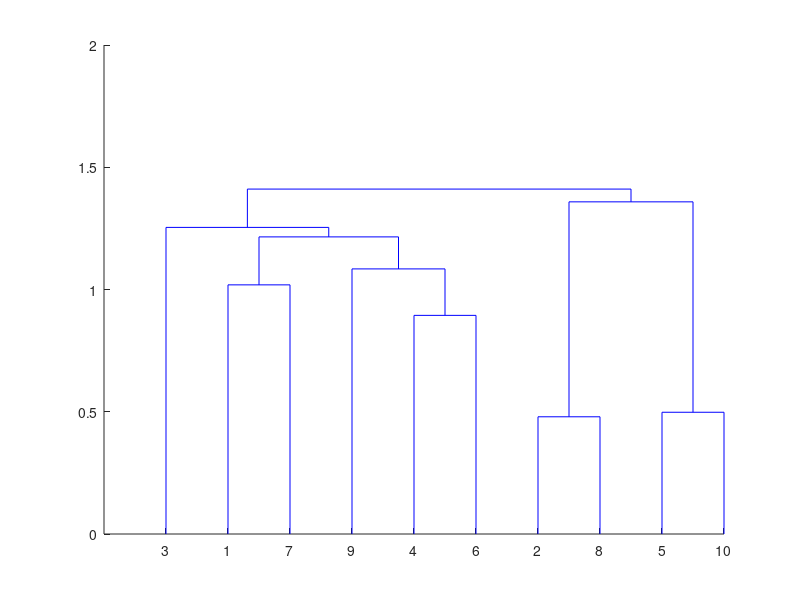

MATLAB code to generate this figure:
load simi.mat;
num1=10;
num2=3;
similar=simi;
similar=similar+similar';
for i=1:num1
    similar(i,i)=0;
end
% figure(1);
% imshow(similar);
similar=similar/(max(similar(:)));
dis=-similar;
dis=dis-min(dis(:));
for i=1:num1
    dis(i,i)=0;
end
z=linkage(dis,'single');
dendrogram(z);
cst = cluster(z,'maxclust',num2);
f2c=zeros(num2,num1);
for i=1:num1
    f2c(cst(i),i)=1;
end

save('fine_to_coarse.mat','f2c');